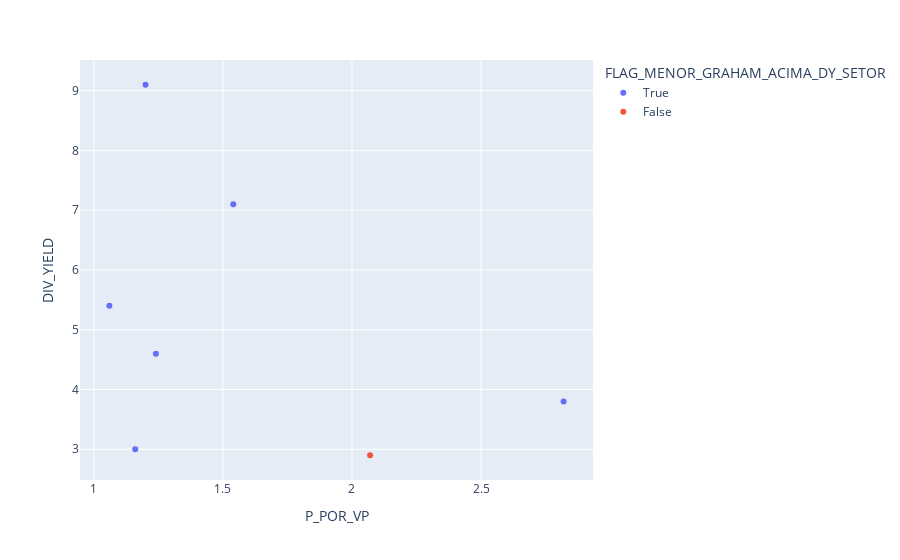

The notebook cell saved with this chart:
### Code cell
# Gráfico Setorial 1 - P_POR_L (Anos de retorno de investimento via lucro) x DIV_YIELD (%)
# Definir dataframe para visualizar
cond = (df_aval['SETOR'] == setores_atuais[2]) & (df_aval['DIV_YIELD'] < 1000) & (df_aval['COTACAO_GRAHAM_SETOR'].notnull())
df_viz = df_aval[cond].copy()

fig = px.scatter(data_frame=df_viz, x='P_POR_VP', y='DIV_YIELD',
                 hover_data=['AGG_DIV_YIELD','PAPEL','COTACAO_GRAHAM_SETOR','COTACAO'], color='FLAG_MENOR_GRAHAM_ACIMA_DY_SETOR')
fig.show()

### Figure 1 — Plotly figure (JSON) as saved in the notebook; plotly's stock layout.template omitted (floating-point values rounded to 4 significant figures)
{"data": [{"customdata": [[2.95, "POMO3", 4.34, 4.13], [2.95, "RAPT3", 9.78, 9.42], [2.95, "RSUL4", 46, 75], [2.95, "POMO4", 4.34, 5.3], [2.95, "RAPT4", 9.78, 11.06], [2.95, "TUPY3", 22.39, 24.91]], "hovertemplate": "FLAG_MENOR_GRAHAM_ACIMA_DY_SETOR=True<br>P_POR_VP=%{x}<br>DIV_YIELD=%{y}<br>AGG_DIV_YIELD=%{customdata[0]}<br>PAPEL=%{customdata[1]}<br>COTACAO_GRAHAM_SETOR=%{customdata[2]}<br>COTACAO=%{customdata[3]}<extra></extra>", "legendgroup": "True", "marker": {"color": "#636efa", "symbol": "circle"}, "mode": "markers", "name": "True", "orientation": "v", "showlegend": true, "type": "scatter", "x": [1.2, 1.06, 2.82, 1.54, 1.24, 1.16], "xaxis": "x", "y": [9.1, 5.4, 3.8, 7.1, 4.6, 3], "yaxis": "y"}, {"customdata": [[2.95, "FRAS3", 7.53, 14.56]], "hovertemplate": "FLAG_MENOR_GRAHAM_ACIMA_DY_SETOR=False<br>P_POR_VP=%{x}<br>DIV_YIELD=%{y}<br>AGG_DIV_YIELD=%{customdata[0]}<br>PAPEL=%{customdata[1]}<br>COTACAO_GRAHAM_SETOR=%{customdata[2]}<br>COTACAO=%{customdata[3]}<extra></extra>", "legendgroup": "False", "marker": {"color": "#EF553B", "symbol": "circle"}, "mode": "markers", "name": "False", "orientation": "v", "showlegend": true, "type": "scatter", "x": [2.07], "xaxis": "x", "y": [2.9], "yaxis": "y"}], "layout": {"legend": {"title": {"text": "FLAG_MENOR_GRAHAM_ACIMA_DY_SETOR"}, "tracegroupgap": 0}, "margin": {"t": 60}, "xaxis": {"anchor": "y", "domain": [0, 1], "title": {"text": "P_POR_VP"}}, "yaxis": {"anchor": "x", "domain": [0, 1], "title": {"text": "DIV_YIELD"}}}}
